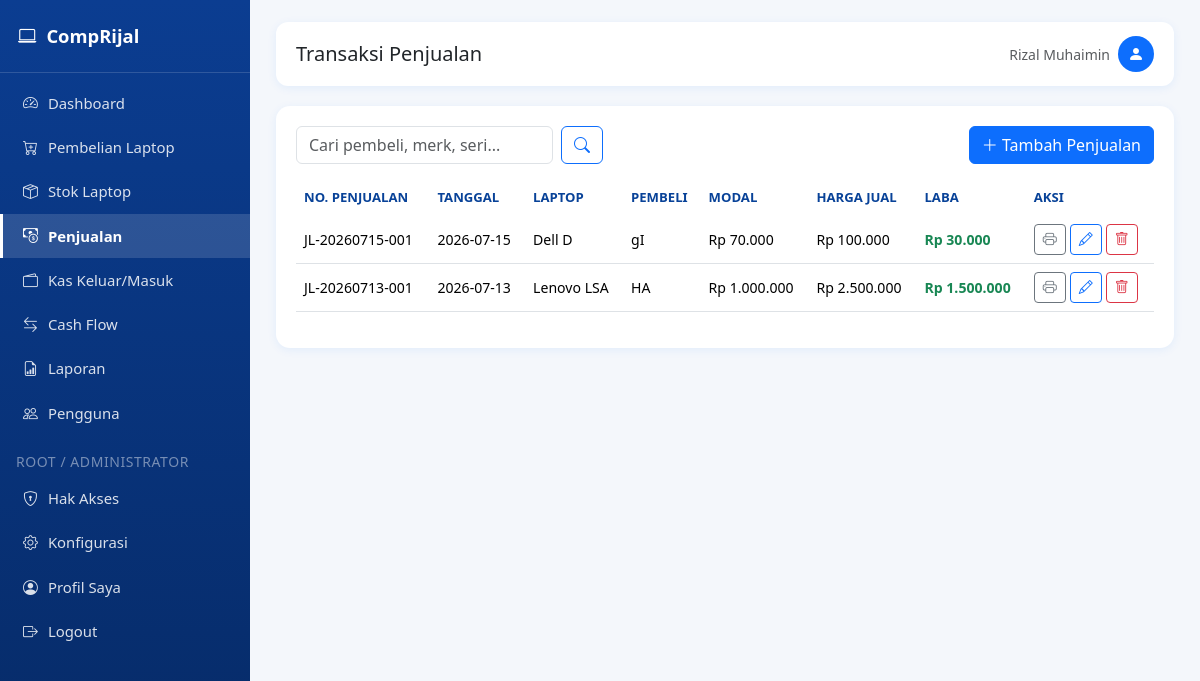
Before: /penjualan (signed in) with the older database file.
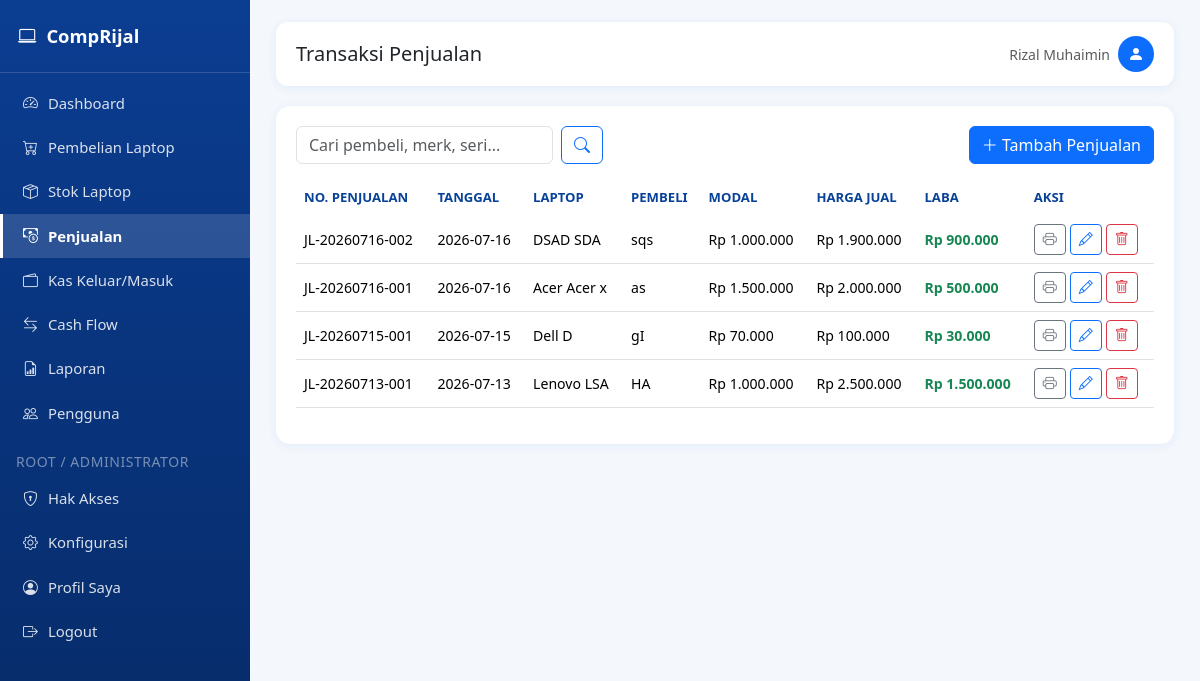
After: the same page with the newer database file.
### tables this page shows
CREATE TABLE penjualan (
            id INTEGER PRIMARY KEY AUTOINCREMENT,
            nomor_penjualan TEXT UNIQUE NOT NULL,
            tanggal TEXT NOT NULL,
            laptop_id INTEGER NOT NULL,
            pembeli TEXT,
            no_hp TEXT,
            harga_jual REAL DEFAULT 0,
            metode_pembayaran TEXT,
            catatan TEXT,
            laba REAL DEFAULT 0,
            created_at TEXT DEFAULT CURRENT_TIMESTAMP, diskon REAL DEFAULT 0, pajak REAL DEFAULT 0, grand_total REAL DEFAULT 0,
            FOREIGN KEY (laptop_id) REFERENCES laptop (id)
        );

CREATE TABLE laptop (
            id INTEGER PRIMARY KEY AUTOINCREMENT,
            nomor_pembelian TEXT UNIQUE NOT NULL,
            tanggal TEXT NOT NULL,
            merk TEXT,
            seri TEXT,
            processor TEXT,
            ram TEXT,
            storage TEXT,
            vga TEXT,
            warna TEXT,
            kondisi TEXT,
            kelengkapan TEXT,
            charger TEXT,
            tas TEXT,
            garansi TEXT,
            imei TEXT,
            harga_beli REAL DEFAULT 0,
            biaya_servis REAL DEFAULT 0,
            biaya_upgrade REAL DEFAULT 0,
            biaya_lain REAL DEFAULT 0,
            total_modal REAL DEFAULT 0,
            supplier TEXT,
            no_hp TEXT,
            catatan TEXT,
            status TEXT DEFAULT 'Ready',
            created_at TEXT DEFAULT CURRENT_TIMESTAMP
        );

### app.py (the view)
@app.route("/penjualan")
@page_required("penjualan")
def penjualan_list():
    q = request.args.get("q", "").strip()
    conn = get_db_connection()
    base = """SELECT p.*, l.merk, l.seri, l.total_modal, l.nomor_pembelian
              FROM penjualan p JOIN laptop l ON p.laptop_id = l.id"""
    params = []
    if q:
        like = f"%{q}%"
        base += """ WHERE p.pembeli LIKE ? OR l.merk LIKE ? OR l.seri LIKE ?
                    OR p.nomor_penjualan LIKE ?"""
        params = [like, like, like, like]
    base += " ORDER BY p.id DESC"
    rows = conn.execute(base, params).fetchall()
    conn.close()
    return render_template("penjualan_list.html", rows=rows, q=q)

### app.py (called while the page is built)
def page_required(page_key):
    def wrapper(f):
        @wraps(f)
        def decorated(*args, **kwargs):
            if "user_id" not in session:
                flash("Silakan login terlebih dahulu.", "warning")
                return redirect(url_for("login"))
            if not has_page_access(session["user_id"], session.get("role"), page_key):
                flash("Anda tidak memiliki hak akses ke halaman ini. Hubungi administrator.", "danger")
                return redirect(url_for("dashboard"))
            return f(*args, **kwargs)
        return decorated
    return wrapper

def can_access_page(page_key: str) -> bool:
    if "user_id" not in session:
        return False
    if page_key in {"konfigurasi", "hak_akses"}:
        return session.get("role") in ("root", "administrator")
    return has_page_access(session["user_id"], session.get("role"), page_key)

@app.context_processor
def inject_globals():
    return {
        "rp": reports.rp,
        "current_year": datetime.now().year,
        "now_date": datetime.now().strftime("%Y-%m-%d"),
        "app_settings": get_all_settings(),
        "can_access_page": can_access_page,
    }

### templates/penjualan_list.html (shortened to what this page needs)
{% extends "base.html" %}
{% block page_title %}Transaksi Penjualan{% endblock %}
{% block content %}
<div class="card-panel">
    <div class="d-flex flex-wrap justify-content-between align-items-center gap-2 mb-3">
        <form class="d-flex gap-2" method="GET">
            <input type="text" class="form-control" name="q" value="{{ q }}" placeholder="Cari pembeli, merk, seri...">
            <button class="btn btn-outline-primary"><i class="bi bi-search"></i></button>
        </form>
        <a href="{{ url_for('penjualan_tambah') }}" class="btn btn-primary">
            <i class="bi bi-plus-lg"></i> Tambah Penjualan
        </a>
    </div>
    <div class="table-responsive">
        <table class="table table-hover align-middle">
            <thead>
                <tr>
                    <th>No. Penjualan</th>
                    <th>Tanggal</th>
                    <th>Laptop</th>
                    <th>Pembeli</th>
                    <th>Modal</th>
                    <th>Harga Jual</th>
                    <th>Laba</th>
                    <th class="no-print">Aksi</th>
                </tr>
            </thead>
            <tbody>
                {% for r in rows %}
                <tr>
                    <td>{{ r.nomor_penjualan }}</td>
                    <td>{{ r.tanggal }}</td>
                    <td>{{ r.merk }} {{ r.seri }}</td>
                    <td>{{ r.pembeli or '-' }}</td>
                    <td>{{ rp(r.total_modal) }}</td>
                    <td>{{ rp(r.harga_jual) }}</td>
                    <td class="{{ 'text-success' if r.laba >= 0 else 'text-danger' }} fw-semibold">{{ rp(r.laba) }}</td>
                    <td class="no-print">
                        <div class="d-flex gap-1">
                            <a href="{{ url_for('penjualan_cetak', id=r.id) }}" target="_blank" class="btn btn-sm btn-outline-secondary" title="Cetak Nota"><i class="bi bi-printer"></i></a>
                            <a href="{{ url_for('penjualan_edit', id=r.id) }}" class="btn btn-sm btn-outline-primary" title="Edit"><i class="bi bi-pencil"></i></a>
                            <form method="POST" action="{{ url_for('penjualan_hapus', id=r.id) }}" onsubmit="return confirmDelete(this)">
                                <button class="btn btn-sm btn-outline-danger" title="Hapus"><i class="bi bi-trash"></i></button>
                            </form>
                        </div>
                    </td>
                </tr>
                {% else %}
                <tr><td colspan="8" class="text-center text-muted py-4">Belum ada data penjualan.</td></tr>
                {% endfor %}
            </tbody>
        </table>
    </div>
</div>
{% endblock %}

Changed rows visible on the page:
added penjualan: nomor_penjualan "JL-20260716-002", tanggal "2026-07-16", merk "DSAD", seri "SDA", pembeli "sqs", harga_jual "Rp 1.900.000", laba "Rp 900.000"
now on this page (row edited): laptop: total_modal "Rp 1.000.000"
added penjualan: nomor_penjualan "JL-20260716-001", tanggal "2026-07-16", merk "Acer", seri "Acer x", pembeli "as", harga_jual "Rp 2.000.000", laba "Rp 500.000"
now on this page (row edited): laptop: total_modal "Rp 1.500.000"
